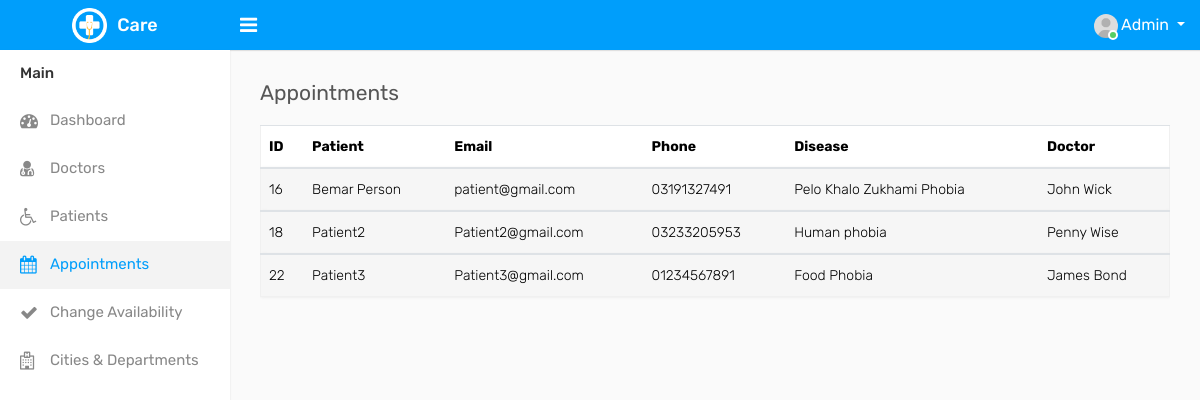
Screenshot of /Admin/appointments.php (signed in) with the database file from the repository.
### tables this page shows
CREATE TABLE `user` (
  `id` int(11) NOT NULL,
  `name` varchar(50) NOT NULL,
  `email` varchar(50) NOT NULL,
  `password` varchar(50) NOT NULL,
  `phone` varchar(50) NOT NULL,
  `Role` int(11) NOT NULL DEFAULT 3 COMMENT '1=Admin, 2=Doctor, 3=Patient',
  `City` varchar(50) DEFAULT NULL,
  `Education` varchar(50) DEFAULT NULL,
  `Specialization` varchar(50) DEFAULT NULL,
  `Availability` varchar(30) DEFAULT NULL
);

CREATE TABLE `appointments` (
  `A_ID` int(11) NOT NULL,
  `Patient_name` varchar(50) NOT NULL,
  `Patient_email` varchar(50) NOT NULL,
  `Patient_phone` varchar(50) NOT NULL,
  `Disease` varchar(50) NOT NULL,
  `Doctor_Name` varchar(50) NOT NULL
);

### Admin/appointments.php (the view, shortened to what this page needs)
<!DOCTYPE html>
<html lang="en">
<head>
    <link rel="stylesheet" type="text/css" href="assets/css/bootstrap.min.css">
    <link rel="stylesheet" type="text/css" href="assets/css/font-awesome.min.css">
    <link rel="stylesheet" type="text/css" href="assets/css/select2.min.css">
    <link rel="stylesheet" type="text/css" href="assets/css/style.css">
</head>
<body>
    <div class="main-wrapper">
        <?php
        include_once './Components/Nav.php';
        ?>
        <div class="sidebar" id="sidebar">
            <div class="sidebar-inner slimscroll">
                <div id="sidebar-menu" class="sidebar-menu">
                    <ul>
                        <li class="menu-title">Main</li>
                        <?php
                        if ($_SESSION['Role'] == 1 || 2) {
                        ?>
                            <li>
                                <a href="./index.php"><i class="fa fa-dashboard"></i> <span>Dashboard</span></a>
                            </li>
                        <?php } ?>
                        <?php
                        if ($_SESSION['Role'] == 1) {
                        ?>
                            <li>
                                <a href="./doctors.php"><i class="fa fa-user-md"></i> <span>Doctors</span></a>
                            </li>
                            <li>
                                <a href="./patients.php"><i class="fa fa-wheelchair"></i> <span>Patients</span></a>
                            </li>
                        <?php } ?>
                        <?php if ($_SESSION['Role'] == 2 || $_SESSION['Role'] == 1) {
                        ?>
                            <li class="active">
                                <a href="./appointments.php"><i class="fa fa-calendar"></i> <span>Appointments</span></a>
                            </li>
                            <li>
                                <a href="./Availability.php"><i class="fa fa-check"></i> <span>Change Availability</span></a>
                            </li>
                        <?php } ?>
                        <?php if ($_SESSION['Role'] == 1) {
                        ?>
                            <li>
                                <a href="./departments.php"><i class="fa fa-hospital-o"></i> <span>Cities &
                                        Departments</span></a>
                            </li>
                        <?php } ?>
                    </ul>
                </div>
            </div>
        </div>
        <div class="page-wrapper">
            <div class="content">
                <div class="row">
                    <div class="col-sm-4 col-3">
                        <h4 class="page-title">Appointments</h4>
                    </div>
                </div>
                <div class="row">
                    <div class="col-md-12">
                        <div class="table-responsive">
                            <table class="table table-striped custom-table">
                                <thead>
                                    <tr>
                                        <th>ID</th>
                                        <th>Patient</th>
                                        <th>Email</th>
                                        <th>Phone</th>
                                        <th>Disease</th>
                                        <th>Doctor</th>
                                    </tr>
                                </thead>
                                        <?php
                                if ($_SESSION['Role'] == 1) {
                                    $AdminSql = "SELECT * FROM `appointments`";
                                    $AdminResult = $conn->query($AdminSql);
                                    if ($AdminResult->num_rows > 0) {
                                        while ($rows = $AdminResult->fetch_assoc()) {
                                            $id = $rows['A_ID'];
                                            $patient = $rows['Patient_name'];
                                            $email = $rows['Patient_email'];
                                            $phone = $rows['Patient_phone'];
                                            $disease = $rows['Disease'];
                                            $doctor = $rows['Doctor_Name'];
                                        ?>
                                            <tbody>
                                                <tr>
                                                    <td><?php echo $id; ?></td>
                                                    <td><?php echo $patient; ?></td>
                                                    <td><?php echo $email; ?></td>
                                                    <td><?php echo $phone; ?></td>
                                                    <td><?php echo $disease; ?></td>
                                                    <td><?php echo $doctor; ?></td>
                                                </tr>
                                            </tbody>
                                <?php
                                        }
                                    }
                                }
                                ?>
                            </table>
                        </div>
                    </div>
                </div>
            </div>
        </div>
    </div>
</body>
</html>

### Admin/Components/Nav.php (shortened to what this page needs)
<?php
require_once './Components/config.php';
$person_id = $_SESSION['id'];
$personSql = "SELECT `name` FROM `user` WHERE `id` = '$person_id'";
$personResult = $conn->query($personSql);
if ($personResult->num_rows > 0) {
    $personRow = $personResult->fetch_assoc();
    $personName = $personRow['name'];
}
?>
<div class="header">
    <div class="header-left">
        <a href="./index.php" class="logo">
            <img src="assets/img/logo.png" width="35" height="35" alt=""> <span>Care</span>
        </a>
    </div>
    <a id="toggle_btn" href="javascript:void(0);"><i class="fa fa-bars"></i></a>
    <ul class="nav user-menu float-right">
        <li class="nav-item dropdown has-arrow">
            <a href="#" class="dropdown-toggle nav-link user-link" data-toggle="dropdown">
                <span class="user-img">
                    <img class="rounded-circle" src="./assets/img/user.jpg" width="24" alt="Admin">
                    <span class="status online"></span>
                </span>
                <?php
                echo $personName;
                ?>
            </a>
        </li>
    </ul>
</div>

### rows the page displays
user: name "Admin"
appointments: A_ID "16", Patient_name "Bemar Person", Patient_email "patient@gmail.com", Patient_phone "03191327491", Disease "Pelo Khalo Zukhami Phobia", Doctor_Name "John Wick"
appointments: A_ID "18", Patient_name "Patient2", Patient_email "Patient2@gmail.com", Patient_phone "03233205953", Disease "Human phobia", Doctor_Name "Penny Wise"
appointments: A_ID "22", Patient_name "Patient3", Patient_email "Patient3@gmail.com", Patient_phone "01234567891", Disease "Food Phobia", Doctor_Name "James Bond"
